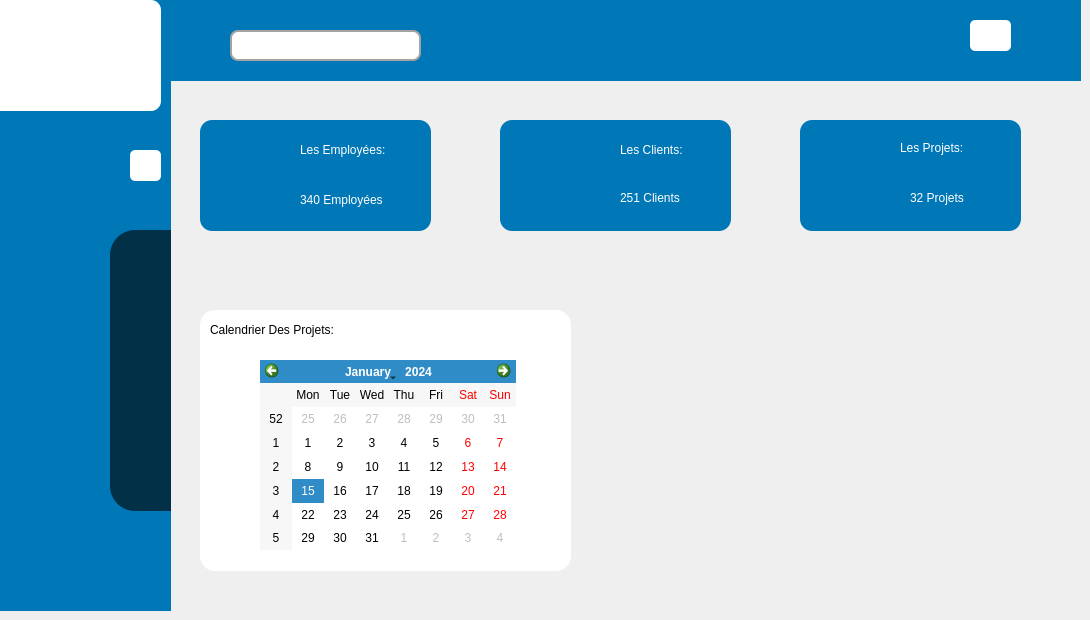
    <widget class="QWidget" name="page_2">
     <widget class="QLabel" name="label_6">
      <property name="geometry">
       <rect>
        <x>170</x>
        <y>0</y>
        <width>911</width>
        <height>81</height>
       </rect>
      </property>
      <property name="styleSheet">
       <string notr="true">background-color:#0077b6;</string>
      </property>
      <property name="text">
       <string/>
      </property>
     </widget>
     <widget class="QLabel" name="label_7">
      <property name="geometry">
       <rect>
        <x>200</x>
        <y>120</y>
        <width>231</width>
        <height>111</height>
       </rect>
      </property>
      <property name="styleSheet">
       <string notr="true">border-radius:12px;
background-color:#0077b6;</string>
      </property>
      <property name="text">
       <string/>
      </property>
     </widget>
     <widget class="QLabel" name="label_22">
      <property name="geometry">
       <rect>
        <x>500</x>
        <y>120</y>
        <width>231</width>
        <height>111</height>
       </rect>
      </property>
      <property name="styleSheet">
       <string notr="true">border-radius:12px;
background-color:#0077b6;</string>
      </property>
      <property name="text">
       <string/>
      </property>
     </widget>
     <widget class="QLabel" name="label_24">
      <property name="geometry">
       <rect>
        <x>800</x>
        <y>120</y>
        <width>221</width>
        <height>111</height>
       </rect>
      </property>
      <property name="styleSheet">
       <string notr="true">border-radius:12px;
background-color:#0077b6;</string>
      </property>
      <property name="text">
       <string/>
      </property>
     </widget>
     <widget class="QWidget" name="left_menu_2" native="true">
      <property name="geometry">
       <rect>
        <x>0</x>
        <y>0</y>
        <width>171</width>
        <height>611</height>
       </rect>
      </property>
      <property name="styleSheet">
       <string notr="true">
background-color:#0077b6;</string>
      </property>
      <widget class="QPushButton" name="pushButton_14">
       <property name="geometry">
        <rect>
         <x>130</x>
         <y>150</y>
         <width>31</width>
         <height>31</height>
        </rect>
       </property>
       <property name="styleSheet">
        <string notr="true">background-color:white;
border-radius:5px;</string>
       </property>
       <property name="text">
        <string/>
       </property>
       <property name="icon">
        <iconset resource="res.qrc">
         <normaloff>:/prefix/new/res/menu.png</normaloff>:/prefix/new/res/menu.png</iconset>
       </property>
      </widget>
      <widget class="QLabel" name="label_34">
       <property name="geometry">
        <rect>
         <x>110</x>
         <y>230</y>
         <width>101</width>
         <height>281</height>
        </rect>
       </property>
       <property name="styleSheet">
        <string notr="true">border-radius:25px;
background-color:#023047;</string>
       </property>
       <property name="text">
        <string/>
       </property>
      </widget>
      <widget class="QLabel" name="label_31">
       <property name="geometry">
        <rect>
         <x>-80</x>
         <y>0</y>
         <width>241</width>
         <height>111</height>
        </rect>
       </property>
       <property name="styleSheet">
        <string notr="true">border-radius:10px;
background-color:white;
</string>
       </property>
       <property name="text">
        <string/>
       </property>
       <property name="pixmap">
        <pixmap resource="res.qrc">:/prefix/new/res/constop.png</pixmap>
       </property>
      </widget>
     </widget>
     <widget class="QLabel" name="label_2">
      <property name="geometry">
       <rect>
        <x>200</x>
        <y>140</y>
        <width>71</width>
        <height>71</height>
       </rect>
      </property>
      <property name="text">
       <string/>
      </property>
      <property name="pixmap">
       <pixmap resource="res.qrc">:/prefix/new/res/img_501696.png</pixmap>
      </property>
     </widget>
     <widget class="QLabel" name="label_9">
      <property name="geometry">
       <rect>
        <x>510</x>
        <y>130</y>
        <width>61</width>
        <height>91</height>
       </rect>
      </property>
      <property name="text">
       <string/>
      </property>
      <property name="pixmap">
       <pixmap resource="res.qrc">:/prefix/new/res/users1.png</pixmap>
      </property>
     </widget>
     <widget class="QLabel" name="label_29">
      <property name="geometry">
       <rect>
        <x>810</x>
        <y>130</y>
        <width>61</width>
        <height>91</height>
       </rect>
      </property>
      <property name="text">
       <string/>
      </property>
      <property name="pixmap">
       <pixmap resource="res.qrc">:/prefix/new/res/home41-removebg-preview.png</pixmap>
      </property>
     </widget>
     <widget class="QLabel" name="label_27">
      <property name="geometry">
       <rect>
        <x>300</x>
        <y>190</y>
        <width>111</width>
        <height>20</height>
       </rect>
      </property>
      <property name="styleSheet">
       <string notr="true">color:white;
font: 75 12pt &quot;System&quot;;
</string>
      </property>
      <property name="text">
       <string>340 Employées</string>
      </property>
     </widget>
     <widget class="QLabel" name="label_28">
      <property name="geometry">
       <rect>
        <x>300</x>
        <y>140</y>
        <width>111</width>
        <height>20</height>
       </rect>
      </property>
      <property name="styleSheet">
       <string notr="true">color:white;
font: 75 12pt &quot;System&quot;;
</string>
      </property>
      <property name="text">
       <string>Les Employées:</string>
      </property>
     </widget>
     <widget class="QLabel" name="label_30">
      <property name="geometry">
       <rect>
        <x>620</x>
        <y>140</y>
        <width>91</width>
        <height>20</height>
       </rect>
      </property>
      <property name="styleSheet">
       <string notr="true">color:white;
font: 75 12pt &quot;System&quot;;
</string>
      </property>
      <property name="text">
       <string>Les Clients:</string>
      </property>
     </widget>
     <widget class="QLabel" name="label_35">
      <property name="geometry">
       <rect>
        <x>620</x>
        <y>190</y>
        <width>81</width>
        <height>16</height>
       </rect>
      </property>
      <property name="styleSheet">
       <string notr="true">color:white;
font: 75 12pt &quot;System&quot;;
</string>
      </property>
      <property name="text">
       <string>251 Clients</string>
      </property>
     </widget>
     <widget class="QLabel" name="label_36">
      <property name="geometry">
       <rect>
        <x>900</x>
        <y>140</y>
        <width>81</width>
        <height>16</height>
       </rect>
      </property>
      <property name="styleSheet">
       <string notr="true">color:white;
font: 75 12pt &quot;System&quot;;
</string>
      </property>
      <property name="text">
       <string>Les Projets:</string>
      </property>
     </widget>
     <widget class="QLabel" name="label_37">
      <property name="geometry">
       <rect>
        <x>910</x>
        <y>190</y>
        <width>81</width>
        <height>16</height>
       </rect>
      </property>
      <property name="styleSheet">
       <string notr="true">color:white;
font: 75 12pt &quot;System&quot;;
</string>
      </property>
      <property name="text">
       <string>32 Projets</string>
      </property>
     </widget>
     <widget class="QCalendarWidget" name="calendarWidget">
      <property name="geometry">
       <rect>
        <x>260</x>
        <y>360</y>
        <width>256</width>
        <height>190</height>
       </rect>
      </property>
     </widget>
     <widget class="QLabel" name="label_39">
      <property name="geometry">
       <rect>
        <x>210</x>
        <y>320</y>
        <width>171</width>
        <height>20</height>
       </rect>
      </property>
      <property name="styleSheet">
       <string notr="true">color:black;
font: 75 12pt &quot;System&quot;;
</string>
      </property>
      <property name="text">
       <string>Calendrier Des Projets:</string>
      </property>
     </widget>
     <widget class="QLabel" name="label_38">
      <property name="geometry">
       <rect>
        <x>200</x>
        <y>310</y>
        <width>371</width>
        <height>261</height>
       </rect>
      </property>
      <property name="styleSheet">
       <string notr="true">background-color:white;
border-radius:15px;</string>
      </property>
      <property name="text">
       <string/>
      </property>
     </widget>
     <widget class="QLineEdit" name="rechercher_2">
      <property name="geometry">
       <rect>
        <x>230</x>
        <y>30</y>
        <width>191</width>
        <height>31</height>
       </rect>
      </property>
      <property name="styleSheet">
       <string notr="true">
QLineEdit{
background-color:rgb(255, 255, 255);
border:2px solid rgb(163, 163, 163);
/*border:	rgb(179, 179, 179);*/
border-radius:8px;
/*color:rgb(165, 165, 165);*/
padding-left:8px;
padding-right:8px;
/*background-color:rgb(255, 255, 255);*/}
QLineEdit:hover{
border:2px solid rgb(48,50,62);
border-radius:8px;
}
QLineEdit:focus{
background-color:rgb(255, 255, 255);
border-radius:8px;}</string>
      </property>
      <property name="text">
       <string/>
      </property>
     </widget>
     <widget class="QLabel" name="label_4">
      <property name="geometry">
       <rect>
        <x>180</x>
        <y>30</y>
        <width>47</width>
        <height>31</height>
       </rect>
      </property>
      <property name="text">
       <string/>
      </property>
      <property name="pixmap">
       <pixmap resource="res.qrc">:/prefix/new/res/search (3).png</pixmap>
      </property>
     </widget>
     <widget class="QPushButton" name="logOUT_2">
      <property name="geometry">
       <rect>
        <x>970</x>
        <y>20</y>
        <width>41</width>
        <height>31</height>
       </rect>
      </property>
      <property name="styleSheet">
       <string notr="true">background-color:white;
border-radius:5px;</string>
      </property>
      <property name="text">
       <string/>
      </property>
      <property name="icon">
       <iconset resource="res.qrc">
        <normaloff>:/prefix/new/res/log-out.png</normaloff>:/prefix/new/res/log-out.png</iconset>
      </property>
     </widget>
     <zorder>label_7</zorder>
     <zorder>label_38</zorder>
     <zorder>label_22</zorder>
     <zorder>label_24</zorder>
     <zorder>left_menu_2</zorder>
     <zorder>label_6</zorder>
     <zorder>label_2</zorder>
     <zorder>label_9</zorder>
     <zorder>label_29</zorder>
     <zorder>label_27</zorder>
     <zorder>label_28</zorder>
     <zorder>label_30</zorder>
     <zorder>label_35</zorder>
     <zorder>label_36</zorder>
     <zorder>label_37</zorder>
     <zorder>calendarWidget</zorder>
     <zorder>label_39</zorder>
     <zorder>rechercher_2</zorder>
     <zorder>label_4</zorder>
     <zorder>logOUT_2</zorder>
    </widget>
